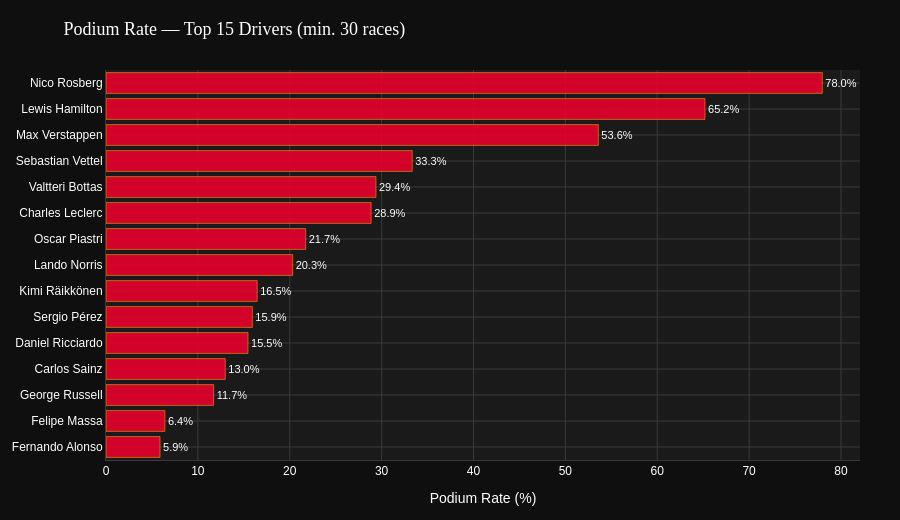

This figure's notebook cell:
### Markdown cell above
### 📊 Viz 3 — Top 15 Drivers by Podium Rate

### Code cell
top15_pr = driver_stats[driver_stats['total_races'] >= 30].nlargest(15, 'podium_rate').sort_values('podium_rate')

fig3 = go.Figure(go.Bar(
    x=top15_pr['podium_rate'] * 100,
    y=top15_pr['driver_name'],
    orientation='h',
    marker=dict(color=RACEIQ_RED, opacity=0.9, line=dict(color=RACEIQ_GOLD, width=0.5)),
    text=top15_pr['podium_rate'].apply(lambda x: f'{x:.1%}'),
    textposition='outside',
    textfont=dict(color=RACEIQ_WHITE, size=11),
))

fig3 = raceiq_layout(fig3, '🏅 Podium Rate — Top 15 Drivers (min. 30 races)', 520)
fig3.update_xaxes(title_text='Podium Rate (%)')
fig3.show()
print("\n📌 INSIGHT: Podium rate reveals consistent contenders vs. one-hit wonders. Drivers with high podium but lower win rates (e.g., Bottas, Sainz) are strong package drivers who maximize car performance without the final edge needed to win outright.")

### Figure 1 — Plotly figure (JSON) as saved in the notebook; plotly's stock layout.template omitted (floating-point values rounded to 4 significant figures)
{"data": [{"marker": {"color": "#E8002D", "line": {"color": "#FFD700", "width": 0.5}, "opacity": 0.9}, "orientation": "h", "text": ["5.9%", "6.4%", "11.7%", "13.0%", "15.5%", "15.9%", "16.5%", "20.3%", "21.7%", "28.9%", "29.4%", "33.3%", "53.6%", "65.2%", "78.0%"], "textfont": {"color": "#FFFFFF", "size": 11}, "textposition": "outside", "type": "bar", "x": [5.882, 6.41, 11.72, 12.98, 15.46, 15.93, 16.46, 20.31, 21.74, 28.86, 29.39, 33.33, 53.59, 65.2, 77.97], "y": ["Fernando Alonso", "Felipe Massa", "George Russell", "Carlos Sainz", "Daniel Ricciardo", "Sergio Pérez", "Kimi Räikkönen", "Lando Norris", "Oscar Piastri", "Charles Leclerc", "Valtteri Bottas", "Sebastian Vettel", "Max Verstappen", "Lewis Hamilton", "Nico Rosberg"]}], "layout": {"font": {"color": "#FFFFFF", "family": "Arial"}, "height": 520, "legend": {"bgcolor": "#1A1A1A", "bordercolor": "#3A3A3A", "borderwidth": 1, "font": {"color": "#FFFFFF"}}, "margin": {"b": 60, "l": 60, "r": 40, "t": 70}, "paper_bgcolor": "#0F0F0F", "plot_bgcolor": "#1A1A1A", "title": {"font": {"color": "#FFFFFF", "family": "Arial Black", "size": 18}, "text": "🏅 Podium Rate — Top 15 Drivers (min. 30 races)"}, "xaxis": {"gridcolor": "#3A3A3A", "linecolor": "#3A3A3A", "title": {"text": "Podium Rate (%)"}, "zeroline": false}, "yaxis": {"gridcolor": "#3A3A3A", "linecolor": "#3A3A3A", "zeroline": false}}}
